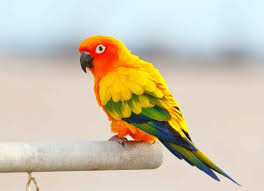
#> input picture test4.jpg, 264 x 191 px, found by its file name
$ python image_processing.py
#> lines starting #> are read from the running program, lines starting #| are printed output that depends on the picture; after the words box and inside, x2 and y2 are one past the last pixel; in counts of white or black regions, pixels touching at a corner belong together
import cv2
import numpy as np
import matplotlib.pyplot as plt

# Function to reduce intensity levels
def reduce_intensity_levels(image, levels):

    if not (levels & (levels - 1) == 0 and levels != 0):
        raise ValueError("Number of intensity levels must be a power of 2.")


    if len(image.shape) == 3:
        image = cv2.cvtColor(image, cv2.COLOR_BGR2GRAY)

    factor = 256 // levels
    reduced_image = (image // factor) * factor
    return reduced_image

# Function to perform spatial averaging
def spatial_average(image, kernel_size):

    if len(image.shape) == 3:
        image = cv2.cvtColor(image, cv2.COLOR_BGR2GRAY)


    kernel = np.ones((kernel_size, kernel_size), dtype=np.float32) / (kernel_size * kernel_size)
    averaged_image = cv2.filter2D(image, -1, kernel)
    return averaged_image

# Function to rotate image
def rotate_image(image, angle):


    (h, w) = image.shape[:2]
    center = (w // 2, h // 2)

    M = cv2.getRotationMatrix2D(center, angle, 1.0)
    rotated_image = cv2.warpAffine(image, M, (w, h))
    return rotated_image

# Function to reduce spatial resolution by block averaging
def reduce_spatial_resolution(image, block_size):

    if len(image.shape) == 3:
        image = cv2.cvtColor(image, cv2.COLOR_BGR2GRAY)

    h, w = image.shape
    new_h, new_w = h // block_size, w // block_size
    reduced_image = np.zeros((new_h * block_size, new_w * block_size), dtype=np.uint8)

    # Process each block
    for i in range(0, h - block_size + 1, block_size):
        for j in range(0, w - block_size + 1, block_size):
            block = image[i:i+block_size, j:j+block_size]
            avg = np.mean(block).astype(np.uint8)
            reduced_image[i:i+block_size, j:j+block_size] = avg

    return reduced_image

def main():
    # Load an image
    image = cv2.imread('D:/7 Semester/computer vision/Take Home1/test4.jpg')
#> image is the input picture: shape (191, 264, 3); mean B, G, R 176.9, 197.4, 207.6
    if image is None:
        print("Error: Could not load the image.")
        return


    intensity_levels = [2, 4, 8,16,32,64,128,256]  # Example: powers of 2
    for levels in intensity_levels:
        reduced_intensity = reduce_intensity_levels(image, levels)
        cv2.imwrite(f'reduced_intensity_{levels}.jpg', reduced_intensity)
        plt.imshow(reduced_intensity, cmap='gray')
        plt.title(f'Intensity Levels: {levels}')
        plt.show()
#> this loop made 8 passes
#> pass 1, in reduce_intensity_levels, `image = cv2.cvtColor(image, cv2.COLOR_BGR2GRAY)`:
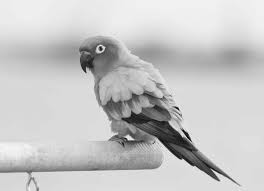
#> image: shape (191, 264); min 2, max 247, mean 198.1
#> pass 1, in reduce_intensity_levels, `reduced_image = (image // factor) * factor`:
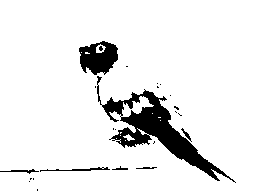
#> reduced_image: shape (191, 264); values 0 (black) and 128 (white), 91.4% white; 24 black regions (17 under 20 px), largest, box (x1, y1, x2, y2) and area: (97, 76, 236, 183) 3111, (79, 41, 118, 75) 900, (40, 167, 110, 172) 116
#> pass 3, in reduce_intensity_levels (call 3), `reduced_image = (image // factor) * factor`:
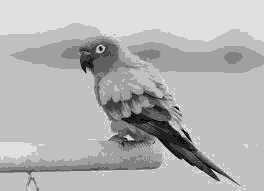
#> reduced_image: shape (191, 264); min 0, max 224, mean 179.6


    kernel_sizes = [3, 10, 20]
    for size in kernel_sizes:
        averaged_image = spatial_average(image, size)
        cv2.imwrite(f'averaged_{size}x{size}.jpg', averaged_image)
        plt.imshow(averaged_image, cmap='gray')
        plt.title(f'Spatial Average: {size}x{size}')
        plt.show()
#> this loop made 3 passes
#> pass 3, in spatial_average (call 3), `averaged_image = cv2.filter2D(image, -1, kernel)`:
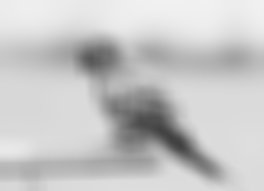
#> averaged_image: shape (191, 264); min 64, max 241, mean 198.2


    angles = [45, 90]
    for angle in angles:
        rotated_image = rotate_image(image, angle)
        cv2.imwrite(f'rotated_{angle}_degrees.jpg', rotated_image)
        plt.imshow(cv2.cvtColor(rotated_image, cv2.COLOR_BGR2RGB))
        plt.title(f'Rotation: {angle} degrees')
        plt.show()
#> this loop made 2 passes
#> M in rotate_image on passes 1 to 2: [[0.707, 0.707, -28.51], [-0.707, 0.707, 121.2]], [[6.12e-17, 1, 37], [-1, 6.12e-17, 227]]
#> pass 1, in rotate_image, `rotated_image = cv2.warpAffine(image, M, (w, h))`:
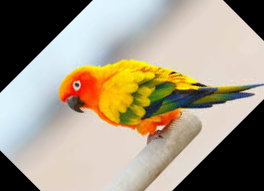
#> rotated_image: shape (191, 264, 3); mean B, G, R 133.8, 153.7, 164.1
#> pass 2, in rotate_image (call 2), `rotated_image = cv2.warpAffine(image, M, (w, h))`:
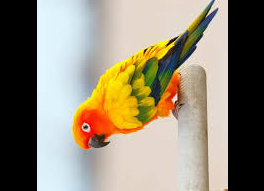
#> rotated_image: shape (191, 264, 3); mean B, G, R 119.3, 138.4, 147.7


    block_sizes = [3, 5, 7]
    for size in block_sizes:
        reduced_resolution = reduce_spatial_resolution(image, size)
        cv2.imwrite(f'reduced_resolution_{size}x{size}.jpg', reduced_resolution)
        plt.imshow(reduced_resolution, cmap='gray')
        plt.title(f'Reduced Resolution: {size}x{size} blocks')
        plt.show()
#> this loop made 3 passes
#> pass 3, in main, `reduced_resolution = reduce_spatial_resolution(image, size)`:
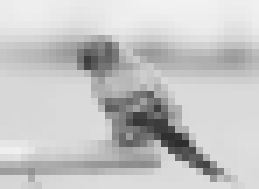
#> reduced_resolution: shape (189, 259); min 45, max 241, mean 197.1

if __name__ == "__main__":
    main()

$ run again, with test2.jpg copied over test4.jpg
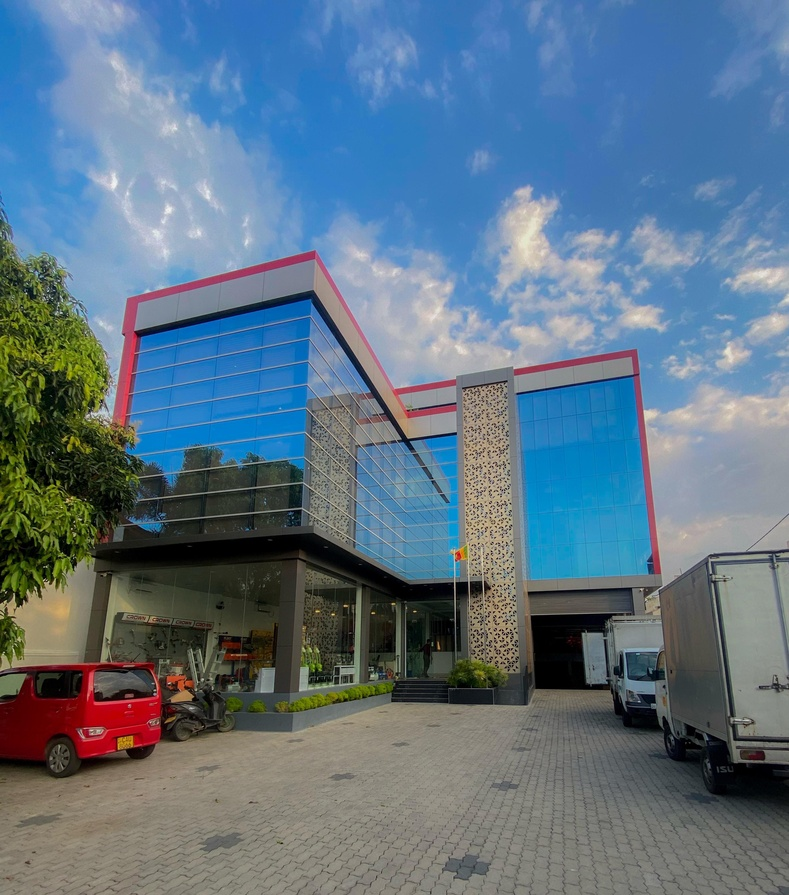
#> input picture test2.jpg, 789 x 895 px, shrunk from 4000 x 4536 before the run, found by its file name
#> in main, image is the input picture: shape (895, 789, 3); mean B, G, R 133.6, 116.3, 94.1
#> the loop in main, `for levels in intensity_levels:` made 8 passes
#> pass 1, in reduce_intensity_levels, `reduced_image = (image // factor) * factor`:
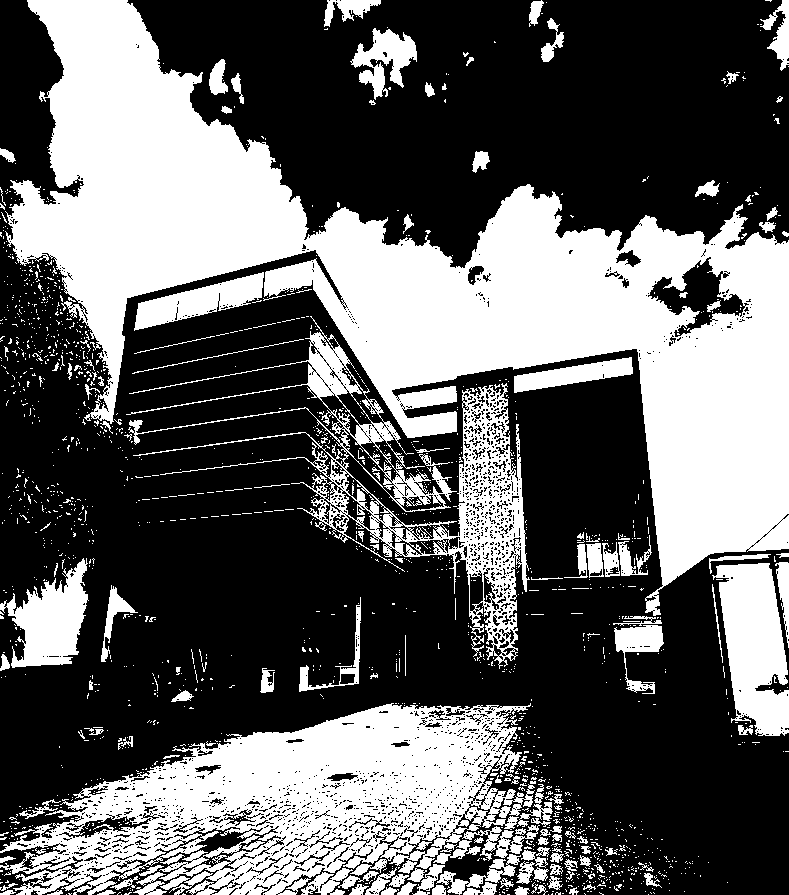
#> reduced_image: shape (895, 789); values 0 (black) and 128 (white), 38.2% white; 1706 white regions (1555 under 20 px), largest, box (x1, y1, x2, y2) and area: (5, 0, 789, 616) 148765, (0, 703, 535, 895) 53525, (126, 316, 530, 669) 20466
#> the loop in main, `for angle in angles:` made 2 passes
#> M in rotate_image on passes 1 to 2: [[0.707, 0.707, -200.7], [-0.707, 0.707, 409.5]], [[6.12e-17, 1, -53], [-1, 6.12e-17, 841]]
#> the loop in main, `for size in block_sizes:` made 3 passes
#> pass 3, in main, `reduced_resolution = reduce_spatial_resolution(image, size)`:
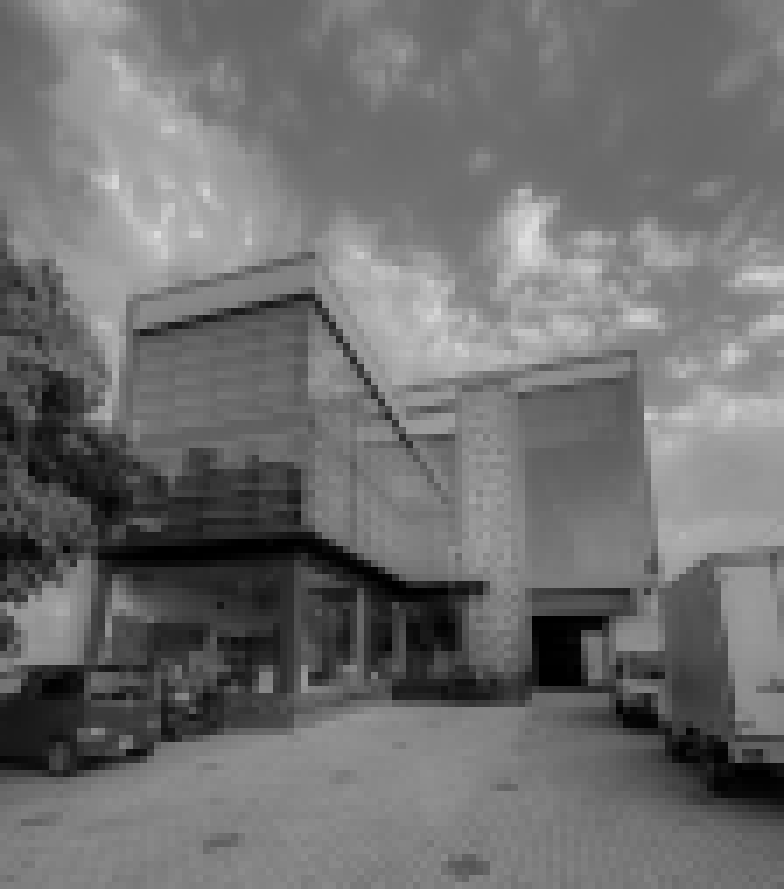
#> reduced_resolution: shape (889, 784); min 0, max 221, mean 110.9

$ run again, with averaged_20x20.jpg copied over test4.jpg
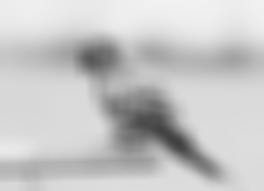
#> input picture averaged_20x20.jpg, 264 x 191 px, found by its file name
#> in main, image is the input picture: shape (191, 264, 3); min 64, max 241, mean 198.2
#> the loop in main, `for levels in intensity_levels:` made 8 passes
#> pass 1, in reduce_intensity_levels, `reduced_image = (image // factor) * factor`:
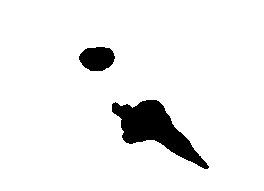
#> reduced_image: shape (191, 264); values 0 (black) and 128 (white), 93.4% white; 2 black regions, box (x1, y1, x2, y2) and area: (112, 100, 209, 169) 2656, (79, 47, 115, 71) 678
#> the loop in main, `for angle in angles:` made 2 passes
#> M in rotate_image on passes 1 to 2: [[0.707, 0.707, -28.51], [-0.707, 0.707, 121.2]], [[6.12e-17, 1, 37], [-1, 6.12e-17, 227]]
#> pass 2, in rotate_image (call 2), `rotated_image = cv2.warpAffine(image, M, (w, h))`:
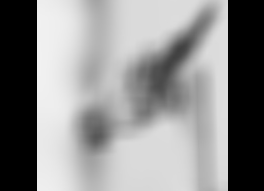
#> rotated_image: shape (191, 264, 3); min 0, max 241, mean 139
